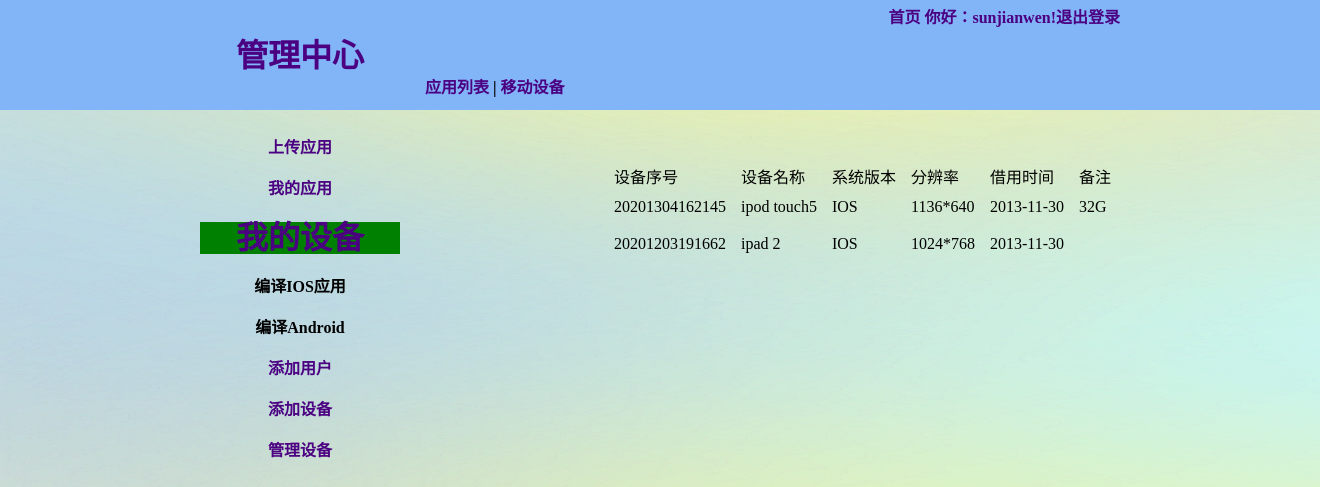
Screenshot of /device/mydevice.php (signed in) with the database file from the repository.
### tables this page shows
CREATE TABLE `new_mob_device` (
  `id` bigint(255) NOT NULL AUTO_INCREMENT,
  `dev_type` int(10) NOT NULL DEFAULT '0' COMMENT '设备类型：1 设备 2 配件',
  `dev_id` bigint(50) DEFAULT NULL COMMENT '设备编码',
  `dev_name` varchar(255) DEFAULT NULL,
  `dev_version` varchar(255) DEFAULT NULL COMMENT '设备系统版本',
  `pixel` varchar(255) DEFAULT NULL COMMENT '设备-分辨率',
  `stat` int(10) DEFAULT NULL COMMENT '设备状态：1 空闲 2 占用 3 禁用',
  `holder` varchar(100) DEFAULT NULL COMMENT '借用人',
  `job_id` int(15) DEFAULT NULL COMMENT '工号',
  `cn_name` varchar(100) DEFAULT NULL COMMENT '中文名称',
  `use_time` datetime DEFAULT NULL COMMENT '借用时间',
  `comments` varchar(255) DEFAULT NULL COMMENT '备注',
  `add_time` datetime DEFAULT NULL COMMENT '添加时间',
  PRIMARY KEY (`id`)
);

### device/mydevice.php (the view, shortened to what this page needs)
<?php
include('../conn_mysql.php');
?>
<html>
<head>
    <link href="../css/membercenter.css" rel="stylesheet" type="text/css" />
</head>
<body id="bd"   >
<div id="index">
    <div id="title" >
        <div id="logo"><a href="../member/membercenter.php">管理中心</a> </div>
        <div id="top">
            <a id="top1" href="../index.php">首页</a>
            <a id="top2" href="../logout.php">你好：<?php echo $_SESSION['UserName'];  ?>!退出登录</a>
        </div>
        <div id="gtitle">
            <a  href="../member/applist.php">应用列表</a>&nbsp;|&nbsp;<a  href="./mobdevice.php">移动设备</a>
        </div>
    </div>
    <div id="list">
        <div id="listdet" class="detail">
            <div  class="detail"><a href="../member/myapp.php" >上传应用</a></div>
            <div  class="detail"><a href="../member/delapp.php" >我的应用</a></div>
            <div id="add_app" class="detail"><a href="" >我的设备</a></div>
            <div  class="detail">编译IOS应用</div>
            <div  class="detail">编译Android</div>
            <?php
            $query="select * from new_user_info where user_name='{$_SESSION['UserName']}' and password='{$_SESSION['Password']}' and power=3 ";
            @ $result1=mysqli_query($conn,$query);
            @ $row=mysqli_fetch_array($result1);
            if($row){
                echo ' <div   class="detail"><a href="../member/adduser.php">添加用户<a/></div>';
                echo '<div   class="detail"><a href="./add_device.php">添加设备<a/></div>';
                echo '<div   class="detail"><a href="./device_manage.php">管理设备<a/></div>';
            }
            ?>
        </div>
    </div>
    <div id="main">
        <div id="content">
            <table  id="dw"  border="2" >
                <tr>
                    <th>设备序号</th>
                    <th>设备名称</th>
                    <th>系统版本</th>
                    <th>分辨率</th>
                    <th>借用时间</th>
					<th>备注</th>
                </tr>
                <?php
                include('../conn_mysql.php');
                mysqli_query($conn,"set names utf8");
                $sql="select * from new_mob_device where stat in (1,2) and holder='{$_SESSION['UserName']}' ORDER BY stat asc,holder asc  ";
                $result1=mysqli_query($conn,$sql);
                while($row = mysqli_fetch_array($result1)){
                    ?>
                    <tr>
                        <td style="line-height:200%" ><?php echo $row[dev_id]; ?></td>
                        <td style="line-height:200%" ><?php echo $row[dev_name]; ?></td>
                        <td style="line-height:200%" ><?php echo $row[dev_version]; ?></td>
                        <td style="line-height:200%" ><?php echo $row[pixel]; ?></td>
                        <td style="line-height:200%" ><?php echo mb_substr($row[use_time],0,10); ?></td>
						<td style="line-height:200%" ><?php echo $row[comments]; ?></td>
                    </tr>
                    <?php
                }
                ?>
            </table>
        </div>
    </div>
</div>
</body>
</html>

### css/membercenter.css (style rules this page uses)
html, body, div, span, applet, object, iframe, h1, h2, h3, h4, h5, h6, p, blockquote, pre, a, abbr, acronym, address, big, cite, code, del, dfn, em, img, ins, kbd, q, s, samp, small, strike, strong, sub, sup, tt, var, b, u, i, center, dl, dt, dd, ol, ul, li, fieldset, form, label, legend, table, caption, tbody, tfoot, thead, tr, th, td, article, aside, canvas, details, embed, figure, figcaption, footer, header, hgroup, menu, nav, output, ruby, section, summary, time, mark, audio, video { margin: 0; padding: 0; border: 0; font-size: 100%; font: inherit; vertical-align: baseline; }
body { line-height: 1; background-image: url("../pic/3.png"); }
table ,td,th { border-collapse: collapse; border-spacing: 0; margin: auto auto; text-align: left; padding-top: 5px; padding-left: 15px; }
a { text-decoration: none; color:#4b0082; }
#index { margin: auto auto; }
#title { background-color:#82b4f8; font-weight:bold ; overflow:hidden; }
#logo { margin-top: 15px; margin-left: 200px; padding-top: 25px; width: 200px; height: 70px; font-weight:bold ; font-size: 200%; float: left; text-align: center; }
#top { float: right; padding-top: 10px; margin-right: 200px; margin-bottom: 20px; width: 600px; height: 20px; text-align: right; }
#gtitle { float: left; width: 600px; height: 25px; margin-top: 20px; margin-left: 25px; padding-top: 10px; }
#list { float: left; margin-top: 5px; margin-left: 200px; width: 200px; height: 600px; font-weight: bold; }
.detail { text-align: center; margin-top: 25px; }
#main { margin-top: -600px; margin-left: 400px; width: 910px; height: 600px; float: left; padding-top: 50px; }
#add_app { font-size: 200%; background-color: green; }

### rows the page displays
new_mob_device: dev "20201304162145", dev_name "ipod touch5", dev_version "IOS", pixel "1136*640", use_time "2013-11-30", comments "32G"
new_mob_device: dev "20201203191662", dev_name "ipad 2", dev_version "IOS", pixel "1024*768", use_time "2013-11-30"

### other values shown
$_SESSION['UserName'] "sunjianwen"
